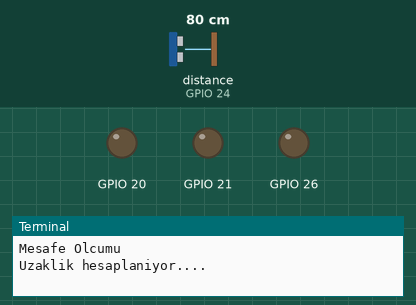
This program was run on a simulated Raspberry Pi (BCM pin numbers). On the bench: output pins drawn as LEDs (lit = HIGH), the last lines printed to the terminal. The test bench sets the inputs (shaded band); at power-on: distance to the obstacle (sensor on GPIO 24) 80 cm. The echo pulse lasts 58.3 µs per cm; the clock reads 2024-03-15 10:24:30 at power-on unless the program sets it; pins used as bus, display or sensor lines are not drawn.

Above: at 1.2 s.
1.3 s: distance to the obstacle (sensor on GPIO 24) set to 72 cm
At 2.4 s:
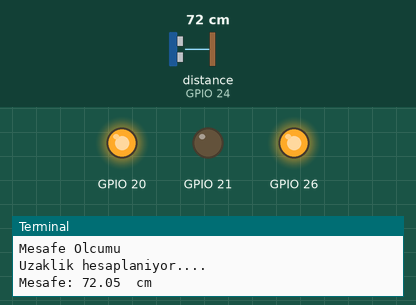
6.7 s: distance to the obstacle (sensor on GPIO 24) set to 55 cm
12.1 s: distance to the obstacle (sensor on GPIO 24) set to 46 cm
At 14.4 s:
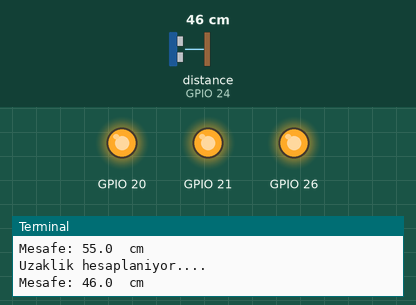
17.5 s: distance to the obstacle (sensor on GPIO 24) set to 78 cm
At 18.8 s:
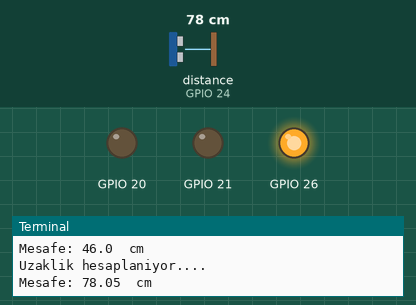
22.9 s: distance to the obstacle (sensor on GPIO 24) set to 2 cm
At 26.4 s:
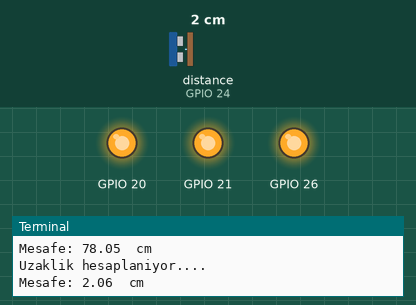
28.3 s: distance to the obstacle (sensor on GPIO 24) set to 60 cm
At 30.8 s:
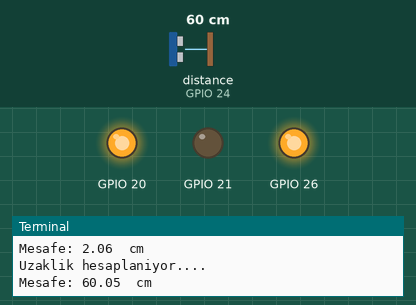
Timing chart, 0 to 32.3 s (numbered marks = the images above; inputs shaded):
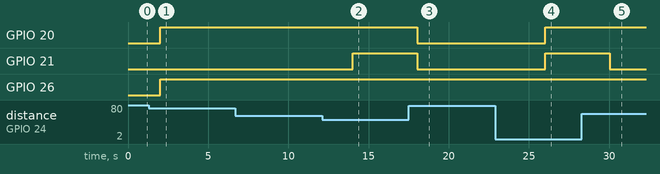

The program:

sensor.py
```python
import RPi.GPIO as GPIO
import time
GPIO.setmode(GPIO.BCM)
TRIG=23
ECHO=24
print "Mesafe Olcumu"
GPIO.setup(TRIG,GPIO.OUT)
GPIO.setup(ECHO,GPIO.IN)
GPIO.setup(20,GPIO.OUT)
GPIO.setup(21,GPIO.OUT)
GPIO.setup(26,GPIO.OUT)
while True:
    GPIO.output(TRIG,False)
    print "Uzaklik hesaplaniyor...."
    time.sleep(2)
    GPIO.output(TRIG,True)
    time.sleep(0.00001)
    GPIO.output(TRIG,False)
    while GPIO.input(ECHO)==0:
        pulse_start=time.time()
    while GPIO.input(ECHO)==1:
        pulse_end=time.time()
    pulse_duration=pulse_end - pulse_start
    mesafe=pulse_duration * 17150
    mesafe= round(mesafe,2)


    if mesafe>0 and mesafe<50:
        print "Mesafe:",mesafe," cm"
        GPIO.output(20,GPIO.HIGH)
        GPIO.output(21,GPIO.HIGH)
        GPIO.output(26,GPIO.HIGH)
    elif mesafe>50 and mesafe<75:
        print "Mesafe:",mesafe," cm"
        GPIO.output(20,GPIO.HIGH)
        GPIO.output(21,GPIO.LOW)
        GPIO.output(26,GPIO.HIGH)
    elif mesafe>75 and mesafe<100:
        print "Mesafe:",mesafe," cm"
        GPIO.output(20,GPIO.LOW)
        GPIO.output(21,GPIO.LOW)
        GPIO.output(26,GPIO.HIGH)
    else:
        GPIO.output(20,GPIO.LOW)
        GPIO.output(21,GPIO.LOW)
        GPIO.output(26,GPIO.LOW)
        print "Mesafe Disi"
    time.sleep(2)
GPIO.cleanup()
```

Measured:
- the behaviour switches between 75 and 74 cm on distance to the obstacle (sensor on GPIO 24) (found by bisection; images 0 and 1)
- the behaviour switches between 50 and 49 cm on distance to the obstacle (sensor on GPIO 24) (found by bisection; images 1 and 2)
- after the input at 1.3 s, GPIO 20: LOW → HIGH after 0.71 s
- after the input at 12.1 s, GPIO 21: LOW → HIGH after 1.9 s
- after the input at 17.5 s, GPIO 20, GPIO 21: HIGH → LOW after 0.52 s
- after the input at 22.9 s, GPIO 20, GPIO 21: LOW → HIGH after 3.1 s
- after the input at 28.3 s, GPIO 21: HIGH → LOW after 1.7 s
